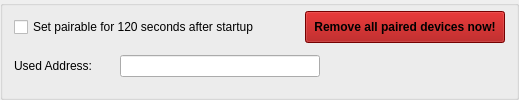
       <widget class="QGroupBox" name="groupBoxBluetoothAdapter">
        <property name="sizePolicy">
         <sizepolicy hsizetype="Expanding" vsizetype="Fixed">
          <horstretch>0</horstretch>
          <verstretch>0</verstretch>
         </sizepolicy>
        </property>
        <property name="title">
         <string/>
        </property>
        <layout class="QVBoxLayout" name="verticalLayout_34">
         <property name="topMargin">
          <number>0</number>
         </property>
         <property name="bottomMargin">
          <number>0</number>
         </property>
         <item>
          <widget class="QWidget" name="widget" native="true">
           <property name="sizePolicy">
            <sizepolicy hsizetype="Expanding" vsizetype="Preferred">
             <horstretch>0</horstretch>
             <verstretch>0</verstretch>
            </sizepolicy>
           </property>
           <layout class="QHBoxLayout" name="btsettings">
            <property name="leftMargin">
             <number>0</number>
            </property>
            <property name="topMargin">
             <number>0</number>
            </property>
            <property name="rightMargin">
             <number>0</number>
            </property>
            <property name="bottomMargin">
             <number>0</number>
            </property>
            <item>
             <widget class="QCheckBox" name="checkBoxBluetoothAutoPair">
              <property name="sizePolicy">
               <sizepolicy hsizetype="Minimum" vsizetype="Fixed">
                <horstretch>0</horstretch>
                <verstretch>0</verstretch>
               </sizepolicy>
              </property>
              <property name="minimumSize">
               <size>
                <width>0</width>
                <height>32</height>
               </size>
              </property>
              <property name="maximumSize">
               <size>
                <width>16777215</width>
                <height>32</height>
               </size>
              </property>
              <property name="text">
               <string>Set pairable for 120 seconds after startup</string>
              </property>
             </widget>
            </item>
            <item>
             <spacer name="horizontalSpacer_2">
              <property name="orientation">
               <enum>Qt::Horizontal</enum>
              </property>
              <property name="sizeHint" stdset="0">
               <size>
                <width>40</width>
                <height>20</height>
               </size>
              </property>
             </spacer>
            </item>
            <item>
             <widget class="QPushButton" name="pushButtonUnpair">
              <property name="sizePolicy">
               <sizepolicy hsizetype="Fixed" vsizetype="Fixed">
                <horstretch>0</horstretch>
                <verstretch>0</verstretch>
               </sizepolicy>
              </property>
              <property name="minimumSize">
               <size>
                <width>200</width>
                <height>32</height>
               </size>
              </property>
              <property name="maximumSize">
               <size>
                <width>16777215</width>
                <height>32</height>
               </size>
              </property>
              <property name="font">
               <font>
                <weight>75</weight>
                <bold>true</bold>
               </font>
              </property>
              <property name="styleSheet">
               <string notr="true">background-color: rgb(164, 0, 0);
outline: none;</string>
              </property>
              <property name="text">
               <string>Remove all paired devices now!</string>
              </property>
             </widget>
            </item>
           </layout>
          </widget>
         </item>
         <item>
          <widget class="QWidget" name="horizontalWidget" native="true">
           <property name="sizePolicy">
            <sizepolicy hsizetype="Expanding" vsizetype="Preferred">
             <horstretch>0</horstretch>
             <verstretch>0</verstretch>
            </sizepolicy>
           </property>
           <layout class="QFormLayout" name="formLayout_27">
            <property name="leftMargin">
             <number>0</number>
            </property>
            <property name="topMargin">
             <number>0</number>
            </property>
            <property name="bottomMargin">
             <number>0</number>
            </property>
            <item row="0" column="0">
             <widget class="QLabel" name="labelBluetoothAdapterAddress">
              <property name="sizePolicy">
               <sizepolicy hsizetype="Preferred" vsizetype="Preferred">
                <horstretch>0</horstretch>
                <verstretch>0</verstretch>
               </sizepolicy>
              </property>
              <property name="minimumSize">
               <size>
                <width>100</width>
                <height>0</height>
               </size>
              </property>
              <property name="text">
               <string>Used Address:</string>
              </property>
             </widget>
            </item>
            <item row="0" column="1">
             <widget class="QLineEdit" name="lineEditExternalBluetoothAdapterAddress">
              <property name="sizePolicy">
               <sizepolicy hsizetype="Fixed" vsizetype="Fixed">
                <horstretch>0</horstretch>
                <verstretch>0</verstretch>
               </sizepolicy>
              </property>
              <property name="minimumSize">
               <size>
                <width>200</width>
                <height>0</height>
               </size>
              </property>
              <property name="maximumSize">
               <size>
                <width>200</width>
                <height>16777215</height>
               </size>
              </property>
             </widget>
            </item>
           </layout>
          </widget>
         </item>
        </layout>
       </widget>
